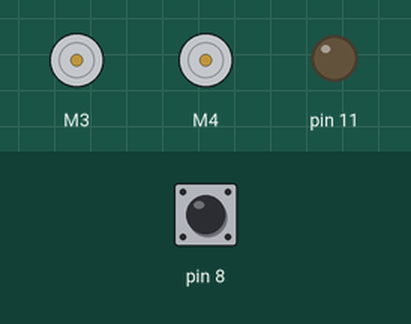
This sketch was run on a simulated Arduino Uno, built with avr-gcc and run on an emulated ATmega328P. Parts: 2 × DC motor (green arrow = forward, orange = backward, longer = faster), output pins drawn as LEDs (lit = HIGH). Inputs (shaded band) come from the test bench; at power-on: pin 8 HIGH.

Above: at 0.1 s.
At 2.6 s:
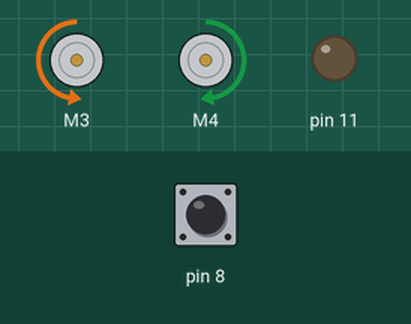
Timing chart, 0 to 4.1 s (numbered marks = the images above):
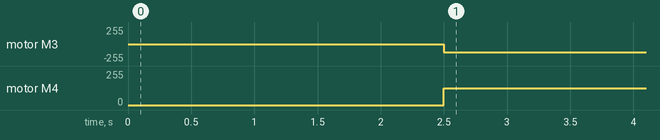

The sketch:

Test_Turn_180.ino
```cpp
#include <Adafruit_MotorShield.h>
#include <Wire.h>
#include <Angus_Lib.h>

void setup() {
  // put your setup code here, to run once:
  Serial.begin(57600);
  initialize();
  delay(2000);
  digitalWrite(13,HIGH);
  delay(500);
  digitalWrite(13,LOW);
  turn180(SLOW_SPEED);
  digitalWrite(13,HIGH);
}

void loop() {
  // put your main code here, to run repeatedly:

}
```

Measured:
- by itself, motor M3: stopped → backward 127/255 at 2.5 s
- by itself, motor M4: stopped → forward 127/255 at 2.5 s
